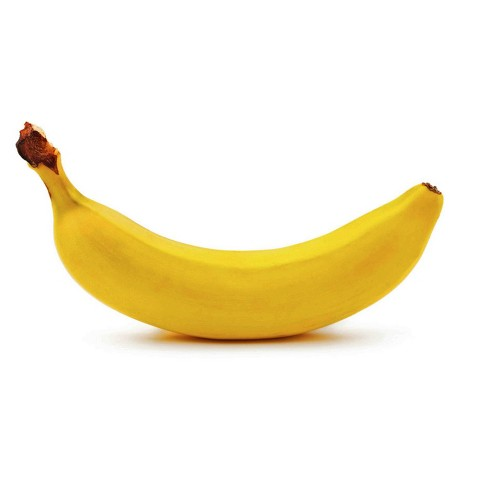
#> input picture dataset_generation/data/originals/banana.jpg, 488 x 488 px, found by its file name; its folder holds only this picture in this run
$ jupyter execute --allow-errors 'Object Recognition using Augmented Data.ipynb'
#> lines starting #> are read from the running program, lines starting #| are printed output that depends on the picture
[cell 1]
# requirements
import sys

[cell 2]
# import modules
from scipy import ndimage
import skimage
import numpy as np
import random
import cv2
import copy
import os

[cell 3]
# define data augmentation parameters
augmentation_parameters = {
    "grayscale": False,
    "flip": True,
    "rotate": True,
    "shift": True,
    "noise": True,
    "blur": True,
    "rotation_values": {
        "random_angle": True,
        "specific_angle": None
    },
    "shifting_values": {
        "min_shift": 1,
        "max_shift": 25
    },
    "noise_values": {
        "mean": 0,
        "var": 0.01
    },
    "blur_values": {
        "sigma": 1
    }
}

[cell 4]
# augmentation operations

# img grayscale
def img_grayscale(img):
    return cv2.cvtColor(img, cv2.COLOR_BGR2GRAY)

# img flip
def img_flip(img):
    flip = {
        0: np.flip,
        1: np.flipud,
        2: np.fliplr
    }

    operation = random.randint(0, 2)
    flipped_img = flip[operation](img)
    return flipped_img

# img rotation
def img_rotate(img):
    random_angle = augmentation_parameters["rotation_values"]["random_angle"]
    specific_angle = augmentation_parameters["rotation_values"]["specific_angle"]

    if random_angle is False and specific_angle is None:
        rotation = {
            0: cv2.ROTATE_90_CLOCKWISE,
            1: cv2.ROTATE_90_COUNTERCLOCKWISE,
            2: cv2.ROTATE_180
        }
        operation = random.randint(0, 2)
        rotated_img = cv2.rotate(img, rotation[operation])
    elif random_angle is True:
        angle = random.randint(0, 360)
        rotated_img = ndimage.rotate(img, angle)
    elif specific_angle is not None:
        angle = int(specific_angle)
        rotated_img = ndimage.rotate(img, angle)
    else:
        print("No rotation could be done to the image, please check the parameters")
        return img

    return rotated_img

# img shifting
def img_shift(img):
    min_shift = augmentation_parameters["shifting_values"]["min_shift"]
    max_shift = augmentation_parameters["shifting_values"]["max_shift"]

    # RGB img
    if len(img.shape) == 3:
        shift = [random.uniform(min_shift, max_shift), random.uniform(min_shift, max_shift), 0]
        shifted_img = ndimage.shift(img, shift)
    # Grayscale img
    else:
        shift = [random.uniform(min_shift, max_shift), random.uniform(min_shift, max_shift)]
        shifted_img = ndimage.shift(img, shift)

    return shifted_img

# adding noise
def img_noise(img):
    mean = augmentation_parameters["noise_values"]["mean"]
    var = augmentation_parameters["noise_values"]["var"]

    modes = ['gaussian', 'localvar', 'poisson', 'salt', 'pepper', 's&p', 'speckle']
    mode = modes[random.randint(0, len(modes) - 1)]

    if mode == 'gaussian' or mode == 'speckle':
        noisy_img = skimage.util.random_noise(img, mean=mean, var=var)
    else:
        noisy_img = skimage.util.random_noise(img)

    return (255 * noisy_img).astype(np.uint8)

# blurring
def img_blur(img):
    sigma = augmentation_parameters["blur_values"]["sigma"]

    blurring_value = random.uniform(0, sigma)
    blurred_img = ndimage.gaussian_filter(img, sigma=blurring_value)
    return blurred_img

[cell 5]
# dataset generation from one image

# generate available operations map
available_ops = []

if augmentation_parameters['grayscale'] is True:
    available_ops.append(img_grayscale)
if augmentation_parameters['flip'] is True:
    available_ops.append(img_flip)
if augmentation_parameters['rotate'] is True:
    available_ops.append(img_rotate)
if augmentation_parameters['shift'] is True:
    available_ops.append(img_shift)
if augmentation_parameters['noise'] is True:
    available_ops.append(img_noise)
if augmentation_parameters['blur'] is True:
    available_ops.append(img_blur)

if len(available_ops) == 0:
    raise ValueError("No operations allowed, please check config file for augmentation ops.")

def generate_dataset(img, dataset_size, nr_op, image_prefix=None, save=False, save_path=None):
    dataset = []
    for i in range(dataset_size):
        augmented_img = copy.copy(img)
        for j in range(nr_op):
            operation = random.randint(0, len(available_ops) - 1)
            augmented_img = available_ops[operation](augmented_img)

        if save is True:
            if image_prefix is not None:
                img_name = save_path + str(image_prefix) + '_augmented_' + str(i) + '.jpg'
            else:
                img_name = save_path + 'augmented_' + str(i) + '.jpg'
            cv2.imwrite(img_name, augmented_img)

        dataset.append(augmented_img)

    return dataset

[cell 6]
# read images from folder
def read_images(data_folder, img_format):
    # read the images

#> called with data_folder = './data/originals/', img_format = '.jpg'
    image_data = {}
    for img in os.listdir(data_folder):
        read_img_format = os.path.splitext(img)[1]
        if read_img_format in img_format:
            image_data[img] = cv2.imread(data_folder + img, cv2.IMREAD_COLOR)
    print("Image reading complete.")
    return image_data

[cell 7]
# image resizing
def resize_images(image_data, desired_image_size, save=False, save_path=None):

    resized_images = {}
    for img in image_data:
        resized_images[img] = cv2.resize(image_data[img], desired_image_size, interpolation=cv2.INTER_AREA)

    # save resized images
    if save is True:
        if os.path.exists(save_path) is False:
            os.makedirs(save_path, exist_ok=True)

        for img in resized_images:
            path = save_path + img
            cv2.imwrite(path, resized_images[img])
    print("Image resizing complete.")

    return resized_images

[cell 8]
# augment a image into a dataset
def augment_dataset(image_data, dataset_size=50, nr_op=5, save=False, save_path=None):
    # augment a dataset
    complete_dataset = {}
    for img in image_data:
        img_name = os.path.splitext(img)[0]
        if save is True:
            temp_save_path = save_path + img_name + '/'
            if save is True and os.path.exists(temp_save_path) is False:
                os.makedirs(temp_save_path, exist_ok=True)

        temp_dataset = generate_dataset(image_data[img], dataset_size, nr_op, image_prefix=img_name, save=save, save_path=temp_save_path)
        complete_dataset[img_name] = temp_dataset

    if save is True:
        print("Data augmentation completed successfully. Results can be found in {0}".format(save_path))
        return complete_dataset
    else:
        print("Data augmentation completed successfully.")
        return complete_dataset

[cell 9]
# load a image and generate some data
images_folder = './data/originals/'
images_format = '.jpg'
images_data = read_images(images_folder, images_format)
#> images_data = 1 item

[cell 10]
# resize the images to be sure that they are in the correct format
resized_images_save_path = './data/original_resized/'
desired_size = (128, 128)
resized_images = resize_images(images_data, desired_size, True, resized_images_save_path)
#> the loop in resize_images, `for img in image_data:` made 1 pass
#> img on pass 1: 'banana.jpg'
#> the loop in resize_images, `for img in resized_images:` made 1 pass
#> pass 1, in resize_images, `cv2.imwrite(path, resized_images[img])`:
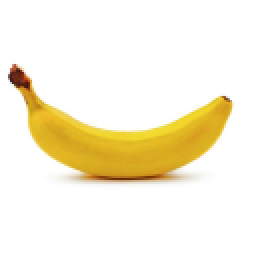
#> saved as banana.jpg: shape (128, 128, 3) (shown 2 times larger); mean B, G, R 219.5, 241.1, 248.4
#> resized_images = 1 item

[cell 11]
# augment images into datasets
# define parameters
dataset_size = 200  # images generated / input image
nr_op = 5  # nr. of operations done per image
augmented_dataset_save_path = './data/augmented_dataset/'
augmented_dataset = augment_dataset(resized_images, dataset_size, nr_op, True, augmented_dataset_save_path)
#> the loop in augment_dataset, `for img in image_data:` made 1 pass
#> (img, temp_save_path) on pass 1: ('banana.jpg', './data/augmented_dataset/banana/')
#> pass 1, in img_noise, `noisy_img = skimage.util.random_noise(img, mean=mean, var=var)`:
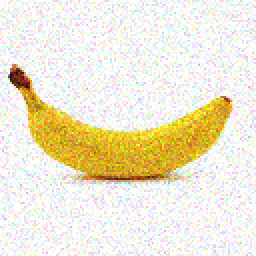
#> noisy_img: shape (128, 128, 3) float64 (shown 2 times larger); mean of channels 0, 1, 2 0.83, 0.914, 0.941; drawn as B, G, R
#> pass 1, in img_noise (call 2), `noisy_img = skimage.util.random_noise(img, mean=mean, var=var)`:
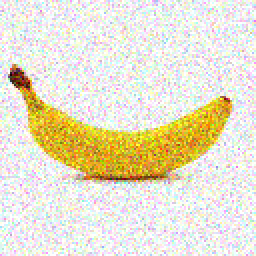
#> noisy_img: shape (128, 128, 3) float64 (shown 2 times larger); mean of channels 0, 1, 2 0.806, 0.89, 0.915; drawn as B, G, R
#> pass 1, in img_shift, `shifted_img = ndimage.shift(img, shift)`:
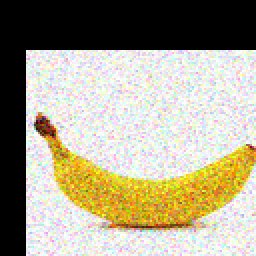
#> shifted_img: shape (128, 128, 3) (shown 2 times larger); mean of channels 0, 1, 2 138.9, 160.5, 166.8; drawn as B, G, R
#> pass 1, in img_shift (call 2), `shifted_img = ndimage.shift(img, shift)`:
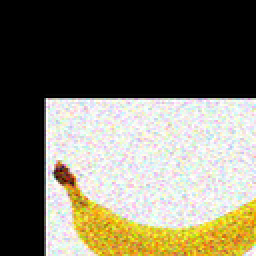
#> shifted_img: shape (128, 128, 3) (shown 2 times larger); mean of channels 0, 1, 2 97.1, 113.2, 117.4; drawn as B, G, R

# do a final resize to be sure the images are the same size
resized_imgs = {}
for img_type in augmented_dataset.keys():
    resized_imgs[img_type] = []
    for img in augmented_dataset[img_type]:
        resized_img = cv2.resize(img, desired_size, interpolation=cv2.INTER_AREA)
        resized_imgs[img_type].append(resized_img)
#> this loop made 1 pass
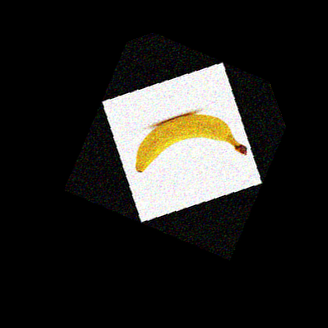
#> img: shape (328, 328, 3); mean of channels 0, 1, 2 33, 36.3, 37.4; drawn as B, G, R

augmented_dataset = resized_imgs

[cell 12]
from keras.models import Sequential
from keras.layers import Conv2D, Dense, Flatten, MaxPooling2D, InputLayer, Dropout
from keras.utils.np_utils import to_categorical

# create the architecture of a simple model
def simple_classifier(classes_nr, input_shape=(128, 128, 3)):

    model = Sequential()

    model.add(Conv2D(filters=32, kernel_size=3, strides=3, activation='relu', input_shape=input_shape))
    model.add(Conv2D(filters=32, kernel_size=3, strides=3, activation='relu'))
    model.add(MaxPooling2D(pool_size=(2, 2)))
    model.add(Dropout(0.25))

    model.add(Flatten())
    model.add(Dense(128, activation='relu'))
    model.add(Dropout(0.5))
    model.add(Dense(classes_nr, activation='softmax'))
    model.compile(loss='categorical_crossentropy', optimizer='adam', metrics=['accuracy'])

    return model

[cell 13]
# in case you have a graphics card installed
os.environ["CUDA_VISIBLE_DEVICES"] = "-1"

# train the model
# create train data
labels = {}
label_index = 0
for key in augmented_dataset.keys():
    labels[key] = label_index
    label_index += 1
#> this loop made 1 pass

classes_nr = len(list(labels.keys()))

train_data = []
label_data = []

for key, value in augmented_dataset.items():
    label_value = labels[key]
    for img in value:
        train_data.append(img)
        label_data.append(label_value)

train_data = np.asarray(train_data).astype(np.float32)
label_data = np.asarray(label_data).astype(np.float32)
#> (the rest of this cell did not finish here and is left out)
